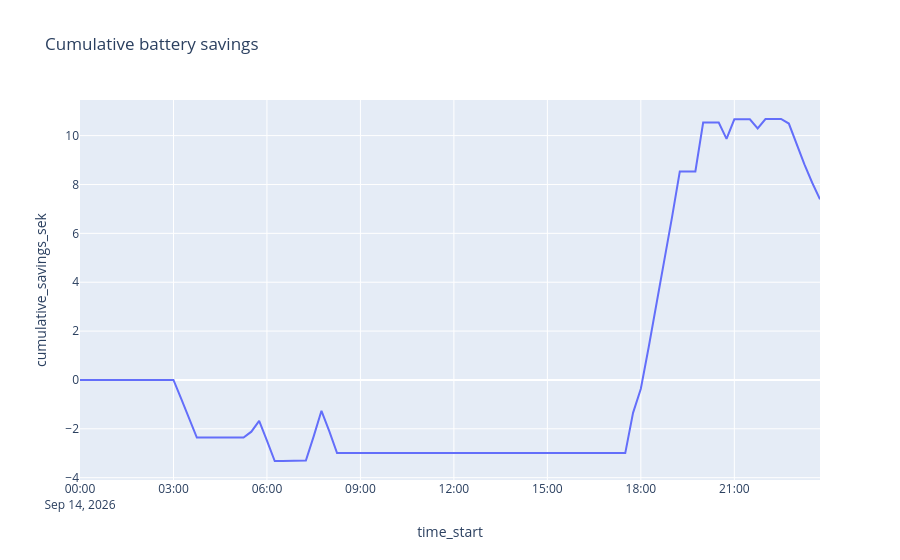

Notebook code cell kept with this figure:
### Code cell
fig_savings = px.line(
    result_v2,
    x="time_start",
    y="cumulative_savings_sek",
    title="Cumulative battery savings"
)

fig_savings.show()
